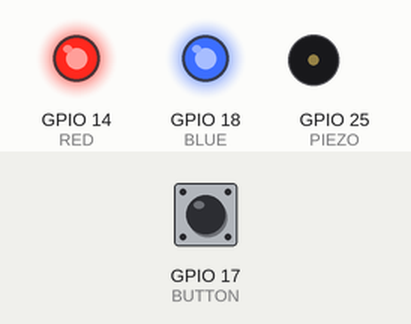
The program below on a simulated Raspberry Pi (BCM pin numbers). Parts: output pins drawn as LEDs (lit = HIGH), buzzer (waves = sounding). Dashed ring = blinking. The inputs (shaded band) are chosen by the test bench; at power-on: GPIO 17 (BUTTON) HIGH. What the program prints to the terminal is not drawn.

Above: at 1.2 s.
1.3 s: GPIO 17 (BUTTON) pulled LOW for 0.15 s
At 1.9 s:
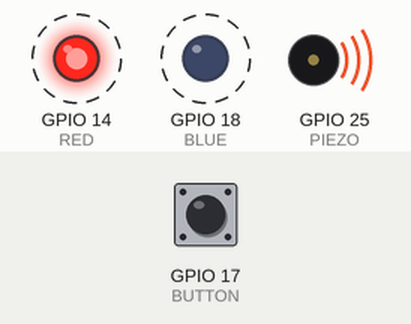
4.3 s: GPIO 17 (BUTTON) pulled LOW for 1 s
At 5.5 s:
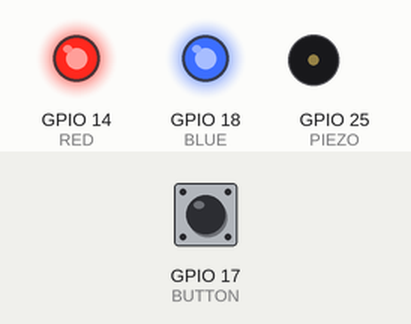
6.8 s: GPIO 17 (BUTTON) pulled LOW for 3.2 s
At 7.0 s:
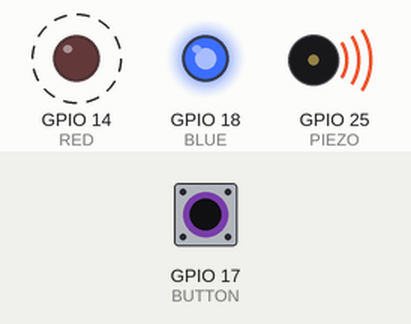
Timing chart, 0 to 17.5 s (numbered marks = the images above; inputs shaded):
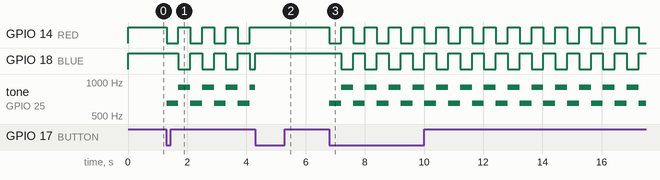

The program:

buzzerLed4.py
```python
import RPi.GPIO as GPIO, time

RED, GREEN, BLUE = 14, 15, 18
BUTTON, PIEZO = 17, 25
# COLORS = [RED, GREEN, BLUE]
LED_SEQ = { 'LOW' : RED, 'HIGH' : BLUE }

GPIO.setmode(GPIO.BCM)
GPIO.setup([RED, BLUE], GPIO.OUT, initial=GPIO.HIGH)
GPIO.setup(BUTTON, GPIO.IN, pull_up_down=GPIO.PUD_UP)
GPIO.setup(PIEZO, GPIO.OUT)

sound = GPIO.PWM(PIEZO, 700)

TONE_LOW = 650
TONE_HIGH = 900
DURATION = 0.4

def leds_off():
	GPIO.output([RED, BLUE], GPIO.HIGH)

def play_tone(freq, led_pin):
	sound.ChangeFrequency(freq)
	sound.ChangeDutyCycle(50)
	leds_off()
	GPIO.output(led_pin, GPIO.LOW)

try:
    playing = False
    next_time = 0
    state = 'LOW'
    prev_btn = GPIO.input(BUTTON)

    while True:
        now = time.monotonic()
        cur_btn = GPIO.input(BUTTON)

        # ─ 버튼 토글 ─
        if prev_btn and not cur_btn:
            if not playing:
                print("사이렌 ON")
                sound.start(50)
                playing, next_time, state = True, now, 'LOW'
            else:
                print("사이렌 OFF")
                playing = False
                sound.stop(); leds_off()
        prev_btn = cur_btn

        # ─ 사이렌 루프 ─
        if playing and now >= next_time:
            if state == 'LOW':
                play_tone(TONE_LOW, LED_SEQ['LOW'])
                state = 'HIGH'
            else:
                play_tone(TONE_HIGH, LED_SEQ['HIGH'])
                state = 'LOW'
            next_time = now + DURATION

        time.sleep(0.002)

except KeyboardInterrupt:
    pass
finally:
    sound.stop()
    leds_off()
    GPIO.cleanup()
    print("종료")
```

Measured:
- after the input at 1.3 s, GPIO 14 (RED): alternates HIGH for 0.40 s and LOW for 0.40 s, starting at once; GPIO 18 (BLUE): alternates HIGH for 0.40 s and LOW for 0.40 s, starting after 0.40 s; tone on GPIO 25 (PIEZO): alternates 900 Hz for 0.40 s and 650 Hz for 0.40 s, starting at once
- after the input at 4.3 s, GPIO 14 (RED): stops changing and stays HIGH
- after the input at 6.8 s, GPIO 14 (RED): alternates HIGH for 0.40 s and LOW for 0.40 s, starting at once; GPIO 18 (BLUE): alternates HIGH for 0.40 s and LOW for 0.40 s, starting after 0.40 s; tone on GPIO 25 (PIEZO): alternates 900 Hz for 0.40 s and 650 Hz for 0.40 s, starting at once
